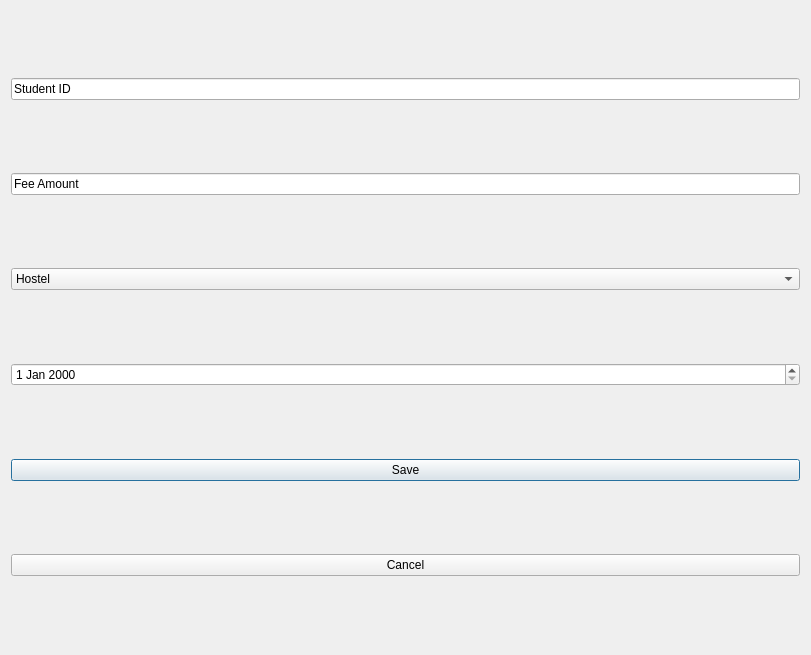
<?xml version="1.0" encoding="UTF-8"?>
<ui version="4.0">
 <class>AddFee</class>
 <widget class="QDialog" name="AddFee">
  <property name="geometry">
   <rect>
    <x>0</x>
    <y>0</y>
    <width>811</width>
    <height>655</height>
   </rect>
  </property>
  <property name="windowTitle">
   <string>Dialog</string>
  </property>
  <layout class="QVBoxLayout" name="verticalLayout">
   <item>
    <widget class="QLineEdit" name="lineEditStudentID">
     <property name="text">
      <string>Student ID</string>
     </property>
    </widget>
   </item>
   <item>
    <widget class="QLineEdit" name="lineEditAmount">
     <property name="text">
      <string>Fee Amount</string>
     </property>
    </widget>
   </item>
   <item>
    <widget class="QComboBox" name="comboBoxFeeType">
     <item>
      <property name="text">
       <string>Hostel</string>
      </property>
     </item>
     <item>
      <property name="text">
       <string>Mess</string>
      </property>
     </item>
    </widget>
   </item>
   <item>
    <widget class="QDateEdit" name="dateEditFee"/>
   </item>
   <item>
    <widget class="QPushButton" name="pushButtonSaveFee">
     <property name="text">
      <string>Save</string>
     </property>
    </widget>
   </item>
   <item>
    <widget class="QPushButton" name="pushButtonCancelFee">
     <property name="text">
      <string>Cancel</string>
     </property>
    </widget>
   </item>
  </layout>
 </widget>
 <resources/>
 <connections/>
</ui>
